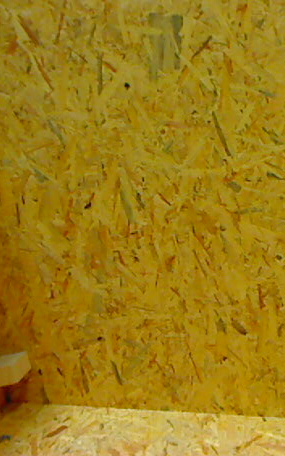
//> input picture walls/0.png, 285 x 456 px
$ ./histogram_edge_blobs   (built with g++ and OpenCV 4)
//> lines starting //> are read from the running program, lines starting //| are printed output that depends on the picture
### _task1_histogram_edge_blobs/include/histogram_edge_blobs.h
#include "opencv2/imgproc/imgproc.hpp"
#include "opencv2/highgui/highgui.hpp"
#include <stdio.h>
#include <iostream>

void calcHistogram(const cv::Mat& _in_image);
void calcBackProjection( const cv::Mat _in_image1, const cv::Mat _in_image2 );

### _task1_histogram_edge_blobs/histogram_edge_blobs.cpp
#include "opencv2/imgproc/imgproc.hpp"
#include "opencv2/highgui/highgui.hpp"
#include "include/histogram_edge_blobs.h"
#include <stdio.h>
#include <iostream>

using namespace std;
using namespace cv;

int main( int argc, char** argv )
{
    cv::Mat _in_image1;
    std::string _input_image1("../walls/0.png");
    _in_image1 = cv::imread(_input_image1, 1);
//> _in_image1 is the input picture: 456 rows x 285 cols, CV_8UC3; mean B, G, R 23.2, 125.4, 157.9
    cv::Mat _in_image2;
    std::string _input_image2("../walls/1.png");
    _in_image2 = cv::imread(_input_image2, 1);
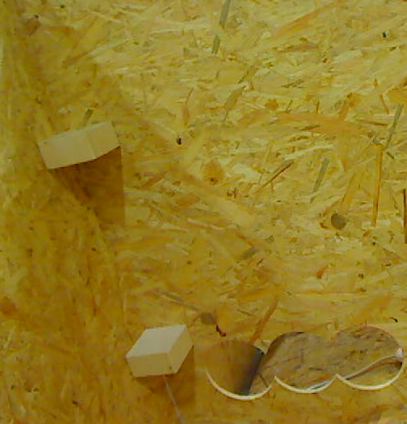
//> input picture walls/1.png, 407 x 424 px
//> _in_image2 is the input picture: 424 rows x 407 cols, CV_8UC3; mean B, G, R 35.3, 123.8, 148.3
    //calcHistogram(_in_image);
    calcBackProjection(_in_image1, _in_image2);
//    detectEdges(_in_image);
//    detectBlobs(_in_image);

}

void calcHistogram(const cv::Mat& _in_image)
{
    cv::vector<cv::Mat> _bgr_parts;
    cv::split(_in_image, _bgr_parts);
    //set number of bins
    int _hist_sizes = 128;
    //set ranges for b,g,r
    float _range[] = {0, 256};
    const float* _hist_range = {_range};
    cv::Mat _b_hist, _g_hist, _r_hist;
    cv::calcHist(&_bgr_parts[0], 1, 0, cv::Mat(), _b_hist, 1, &_hist_sizes, &_hist_range, true, false);
    cv::calcHist(&_bgr_parts[1], 1, 0, cv::Mat(), _g_hist, 1, &_hist_sizes, &_hist_range, true, false);
    cv::calcHist(&_bgr_parts[2], 1, 0, cv::Mat(), _r_hist, 1, &_hist_sizes, &_hist_range, true, false);
    //draw the histograms
    int _hist_width = 512, _hist_height = 400;
    int _bin_width = cvRound( (double) _hist_width/_hist_sizes );
    cv::Mat _hist_img ( _hist_height, _hist_width, CV_8UC3, cv::Scalar( 0, 0 ,0) );
    //Normalize to fall into range
    normalize(_b_hist, _b_hist, 0, _hist_img.rows, NORM_MINMAX, -1, cv::Mat() );
    normalize(_g_hist, _g_hist, 0, _hist_img.rows, NORM_MINMAX, -1, cv::Mat() );
    normalize(_r_hist, _r_hist, 0, _hist_img.rows, NORM_MINMAX, -1, cv::Mat() );
    for( int i = 1; i < _hist_sizes; i++ )
    {
        line( _hist_img, Point( _bin_width*(i-1), _hist_height - cvRound(_b_hist.at<float>(i-1)) ) , Point( _bin_width*(i), _hist_height - cvRound(_b_hist.at<float>(i)) ), Scalar( 255, 0, 0), 2, 8, 0  );
        line( _hist_img, Point( _bin_width*(i-1), _hist_height - cvRound(_g_hist.at<float>(i-1)) ) , Point( _bin_width*(i), _hist_height - cvRound(_g_hist.at<float>(i)) ), Scalar( 0, 255, 0), 2, 8, 0  );
        line( _hist_img, Point( _bin_width*(i-1), _hist_height - cvRound(_r_hist.at<float>(i-1)) ) , Point( _bin_width*(i), _hist_height - cvRound(_r_hist.at<float>(i)) ), Scalar( 0, 0, 255), 2, 8, 0  );
     }
    cv::namedWindow("hist", CV_WINDOW_AUTOSIZE);
    cv::imshow("hist", _hist_img);
    cv::waitKey(0);
}

void calcBackProjection( const cv::Mat _in_image1, const cv::Mat _in_image2)
{
    cv::VideoCapture camera( 1 );
    cv::Mat frame;
    cv::Mat _dest_img;
    cv::Mat _hsv_img, _hsv_dest_img;
    cv::Mat _hue_ch, _hue_dest_ch;
    cv::MatND _hist;
    //set number of bins
    int _bins = 30;
    int _hist_sizes = 128;
    float _hue_range[] = {0, 180};
    const float* _ranges = { _hue_range };
    cv::cvtColor( _in_image1, _hsv_img, CV_BGR2HSV);
//> _hsv_img: 456 rows x 285 cols, CV_8UC3; mean H, S, V 22.8, 220, 157.9
    //extract and use only the hue value
    _hue_ch.create( _hsv_img.size(), _hsv_img.depth() );
    int ch[] = { 0, 0};
    cv::mixChannels( &_hsv_img, 1, &_hue_ch, 1, ch, 1);
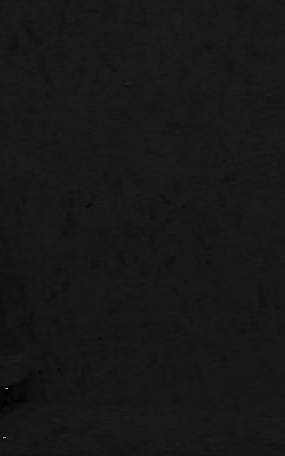
//> _hue_ch: 456 rows x 285 cols, CV_8UC1; min 1, max 179, mean 22.8
    /// Get the Histogram and normalize it(accumulate)
    cv::calcHist( &_hue_ch, 1, 0, cv::Mat(), _hist, 1, &_hist_sizes, &_ranges, true, true );
    cv::normalize( _hist, _hist, 0, 255, NORM_MINMAX, -1, cv::Mat() );
    cv::cvtColor( _in_image2, _hsv_img, CV_BGR2HSV);
//> _hsv_img: 424 rows x 407 cols, CV_8UC3; mean H, S, V 23.6, 197, 148.3
    //extract and use only the hue value
    _hue_ch.create( _hsv_img.size(), _hsv_img.depth() );
    cv::mixChannels( &_hsv_img, 1, &_hue_ch, 1, ch, 1);
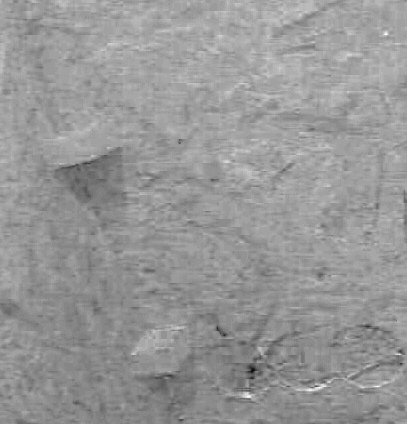
//> _hue_ch: 424 rows x 407 cols, CV_8UC1; min 1, max 39, mean 23.6; drawn with min black and max white
    /// Get the Histogram and normalize it (accumulate)
    cv::calcHist( &_hue_ch, 1, 0, cv::Mat(), _hist, 1, &_hist_sizes, &_ranges, true, true );
    cv::normalize( _hist, _hist, 0, 255, NORM_MINMAX, -1, cv::Mat() );

    /// Draw the histogram
    cv::MatND _hist_img;
    int w = 400; int h = 400;
    int _bin_w = cvRound( (double) w / _hist_sizes );
    _hist_img = cv::Mat::zeros( w, h, CV_8UC3 );

    for( int i = 0; i < _bins; i ++ )
    {
         cv::rectangle( _hist_img, Point( i*_bin_w, h ), Point( (i+1)*_bin_w, h - cvRound( _hist.at<float>(i)*h/255.0 ) ), Scalar( 0, 0, 255 ), -1 ); }
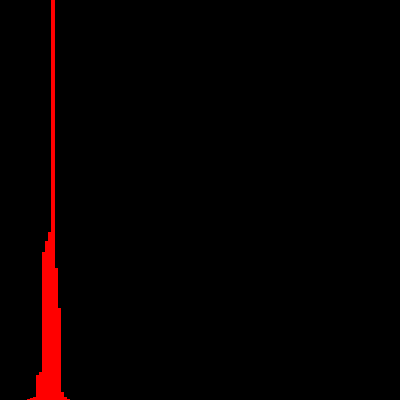
//> _hist_img: 400 rows x 400 cols, CV_8UC3; mean B, G, R 0, 0, 6.2

    cv::namedWindow("hist", CV_WINDOW_AUTOSIZE);
    cv::namedWindow("BackProj", CV_WINDOW_AUTOSIZE);
    cv::imshow("hist", _hist_img);
    //Get Backprojection
    cv::MatND _backproj;
    while( true )
    {
        // Get the next frame.
        camera.grab();
        camera.retrieve(frame);
        _dest_img = frame;
        cv::cvtColor( _dest_img, _hsv_dest_img, CV_BGR2HSV);
        _hue_dest_ch.create( _hsv_dest_img.size(), _hsv_dest_img.depth() );
        cv::mixChannels( &_hsv_dest_img, 1, &_hue_dest_ch, 1, ch, 1);
        cv::calcBackProject( &_hue_dest_ch, 1, 0, _hist, _backproj, &_ranges, 1, true );
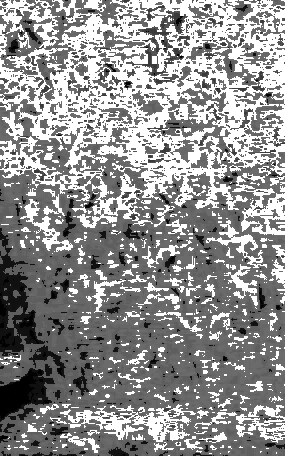
//> _backproj: 456 rows x 285 cols, CV_8UC1; min 0, max 255, mean 146.9
       /// Draw the backproj
       cv::imshow( "BackProj", _backproj );
       if( cv::waitKey(10)>10 ) break;
//> the Esc key is pressed
    }

}
